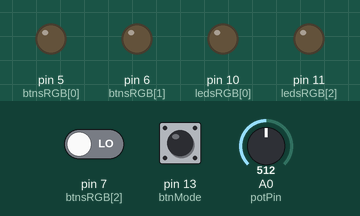
A sketch run on a simulated Arduino Uno, built with avr-gcc and run on an emulated ATmega328P. Shown: output pins drawn as LEDs (lit = HIGH). Inputs (shaded band) come from the test bench; at power-on: pin 13 (btnMode) LOW, A0 (potPin) = 512, pin 7 (btnsRGB[2]) LOW.

Above: at 1.2 s.
1.3 s: pin 13 (btnMode) pulled HIGH for 0.15 s
At 2.9 s:
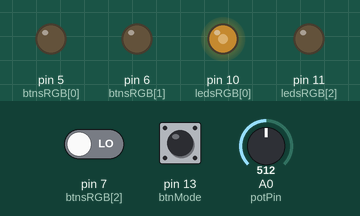
3.8 s: A0 (potPin) set to 716
At 4.7 s:
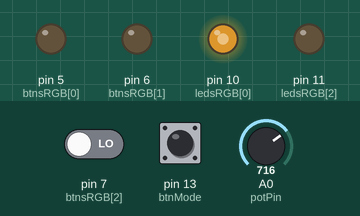
5.3 s: A0 (potPin) set to 900
At 6.4 s:
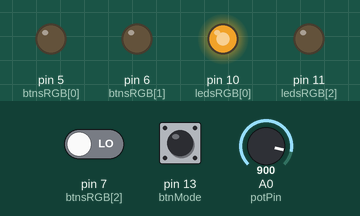
6.8 s: A0 (potPin) set to 122
At 8.0 s:
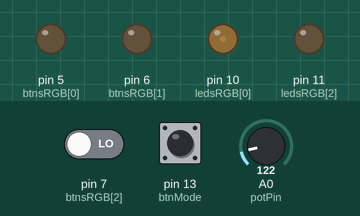
8.3 s: A0 (potPin) set to 511
At 8.7 s:
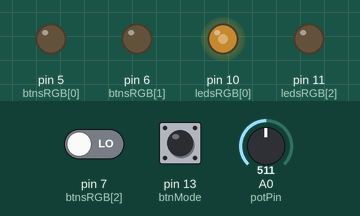
9.8 s: pin 7 (btnsRGB[2]) driven HIGH and pin 13 (btnMode) driven HIGH
At 11.2 s:
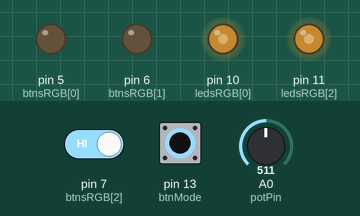
Timing chart, 0 to 12.8 s (numbered marks = the images above; inputs shaded):
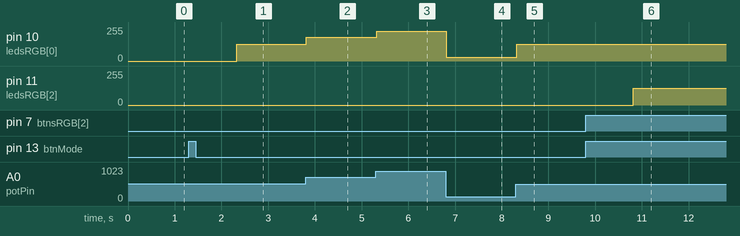

Measured:
- after the input at 1.3 s, pin 10 (ledsRGB[0]): 0/255 → 126/255 after 1.0 s
- after the input at 3.8 s, pin 10 (ledsRGB[0]): 126/255 → 177/255 at once
- after the input at 5.3 s, pin 10 (ledsRGB[0]): 177/255 → 224/255 at once
- after the input at 6.8 s, pin 10 (ledsRGB[0]): 224/255 → 28/255 at once
- after the input at 8.3 s, pin 10 (ledsRGB[0]): 28/255 → 126/255 at once
- after the input at 9.8 s, pin 11 (ledsRGB[2]): 0/255 → 126/255 after 1.0 s

The sketch:

LEDRGBPOT.ino
```cpp
// Which pins points to the buttons, order of Red Green Blue
const int btnsRGB[3] = {5, 6, 7};
int currentLED = 0;

// Which pins points to the leds, order of Red Green Blue
const int ledsRGB[3] = {10, 9, 11};

// Potentiometer pin
int potPin = A0;

// Button & variable to control wether to subtract or add to valueRGB
const int btnMode = 13;
bool modeAdd = false;


// To save current strength to display on RGB led
int valueRGB[3] = {0, 0, 0};

// Measure and store potentiometer value
int valuePot = 0;

void setup() {
  Serial.begin(9600);

  // Initialize buttons
  for(int i = 0; i < 2; i++){
    pinMode(btnsRGB[i], INPUT);
    analogWrite(btnsRGB[i], 0);
  }

  // Initialize led outputs
  for(int i = 0; i < 2; i++){
    pinMode(ledsRGB[i], INPUT);
  }

  // Initialize mode button
  pinMode(btnMode, INPUT);

  pinMode(potPin, INPUT);
}

void loop() {
    // If red button was pressed
  if(digitalRead(btnsRGB[0]) == HIGH){
    setLED(0);
  }

  // If green button was pressed
  if(digitalRead(btnsRGB[1]) == HIGH){
    setLED(1);
  }

  // If blue button was pressed
  if(digitalRead(btnsRGB[2]) == HIGH){
    setLED(2);
  }

  // If switch mode button was pressed
  if(digitalRead(btnMode) == HIGH){
    if(modeAdd == true){
      modeAdd = false;
    }else{
      modeAdd = true;
    }

    // Ugly way to stop button from unintentional press
    delay(1000);
  }

  //potentiometer turn detection
  if(analogRead(potPin)){
    updateValue(currentLED);
    }

  // no chill
  delay(30);
}

//Change current active LED
void setLED(int color){
  currentLED = color;
  modeAdd = false;
}


// Update valueRGB and write change
void updateValue(int colour){

  // Add or subtract depending on mode
  if(modeAdd == true){

    valuePot = analogRead(potPin);
    //Serial.print(valuePot);
    int brightness = map(valuePot, 10, 1023, 0, 255);
    // Don't let the value be more than 255
//    if(valueRGB[colour] >= 255){
//      valueRGB[colour] = 255;
//    }  else {
//
//      // Don't let the value be less than 0
//      if(valueRGB[colour] <= 0){
//        valueRGB[colour] = 0;
//      }
////      } else {
////        valueRGB[colour]--;
////      }
//    }
    if(valuePot <10){
      brightness = 0;
      }
    valueRGB[colour] = brightness;

    // Actually update the value of corresponding pin
    analogWrite(ledsRGB[colour], valueRGB[colour]);
  }
}
```
